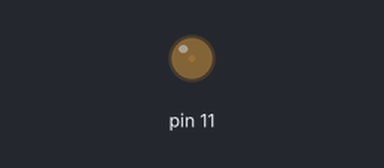
A sketch run on a simulated Arduino Uno, built with avr-gcc and run on an emulated ATmega328P. Parts: output pins drawn as LEDs (lit = HIGH).

Above: at 0.05 s.
At 0.4 s:
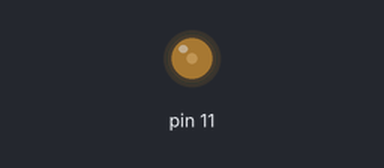
At 0.8 s:
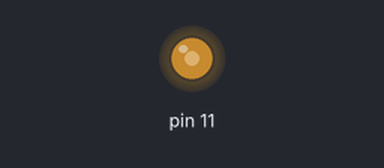
At 1.55 s:
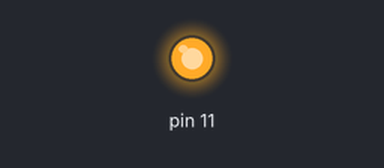
Timing chart, 0 to 3.6 s (numbered marks = the images above):
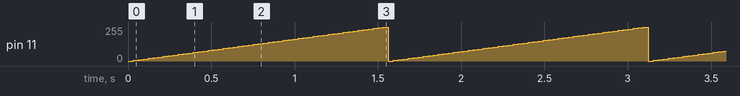

Measured:
- by itself, pin 11: ramps from 0/255 to 255/255 and jumps back, once every 1.6 s

The sketch:

2.fade-led.ino
```cpp
void setup() {

}

void loop() {
  // analogWrite using at PWM port
  for(int i=0; i<=255; i+=5) {
    analogWrite(11, i);
    delay(30);
  }
}
```
